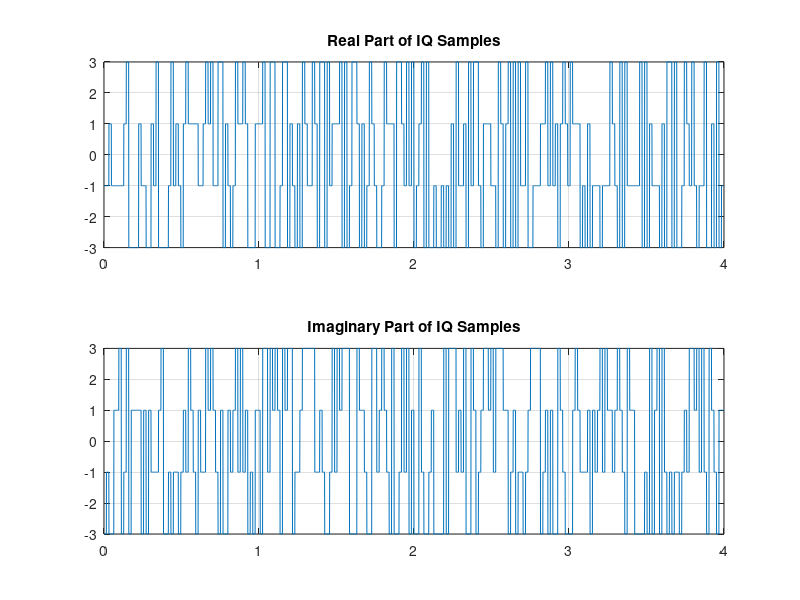
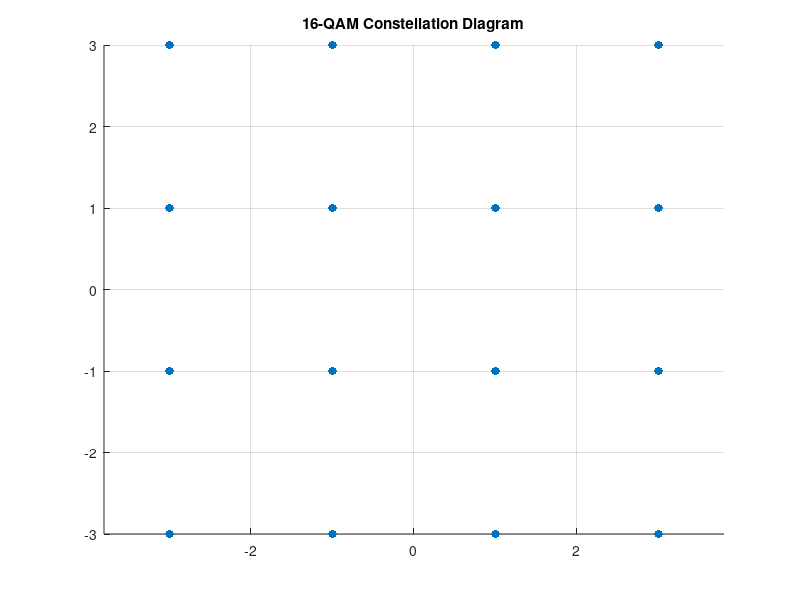

MATLAB code to generate these figures, in order: (Note: this script raises an error after producing the figures.)
clear
close all
clc

Ts=1e-3;% 1 ms
sps = 16;  % Number of samples per symbol (oversampling factor)
T_sample=Ts/sps; % sps samples in each symbol duration
F_sample=1/T_sample;
fc = 100;
M = 16;   % 16-QAM
k = log2(M); % Bits per symbol
SNR = 20; % Signal-to-Noise Ratio in dB
numBits = 1000;
num_symbols = numBits / log2(M);

% Generate random bits
dataBits = randi([0 1], 1, numBits);


%% Grouping and Mapping

% Convert bits to symbols
dataSymbols = bi2de(reshape(dataBits, k, []).', 'left-msb');

% Map symbols to IQ points
% 16-QAM Constellation (example mapping)
constellation = [
    -3 -3;  -3 -1;  -3 +1;  -3 +3;
    -1 -3;  -1 -1;  -1 +1;  -1 +3;
    +1 -3;  +1 -1;  +1 +1;  +1 +3;
    +3 -3;  +3 -1;  +3 +1;  +3 +3
];

% Generate IQ samples based on the symbols
IQ_Samples = zeros(1, num_symbols * sps);
for i = 1:num_symbols
    symbol = dataSymbols(i) + 1;  % Convert to 1-based index
    IQ_Samples((i-1)*sps + 1:i*sps) = ...
        constellation(symbol, 1) + 1j * constellation(symbol, 2);
end

% Time vector for plotting
t = 0:Ts:(length(IQ_Samples)-1)*Ts;

% Plot the IQ samples
figure(1);
subplot(2, 1, 1);
plot(t, real(IQ_Samples)); hold on
title('Real Part of IQ Samples');
grid on

subplot(2, 1, 2);
plot(t, imag(IQ_Samples)); hold on
title('Imaginary Part of IQ Samples');
grid on

% Plot the constellation
figure(2);
scatter(constellation(:, 1), constellation(:, 2), 'filled');
title('16-QAM Constellation Diagram');
axis equal;
grid on

%% Pulse shapping

% Pulse Shaping using a Root Raised Cosine Filter
rolloff = 0.25;               % Rolloff factor
span = 6;                     % Span of the filter in symbols
r = rcosdesign(rolloff, span, sps);  % Generate the filter

% Convolve IQ samples with the pulse shaping filter
shapedSignal = conv(IQ_Samples, r, 'same');

%% %% PASSBAND CONVERSION

% Passband Modulation
t = (0:length(shapedSignal)-1) / F_sample;  % Time vector
I_passbandSignal = real(shapedSignal) .* cos(2 * pi * fc * t);
Q_passbandSignal = -imag(shapedSignal) .* sin(2 * pi * fc * t);

%% passband IQ samples
figure(3)
subplot(2,1,1)
plot(t,real(shapedSignal), 'r-'); hold on
plot(t,-real(shapedSignal), 'r-'); hold on
plot(t,I_passbandSignal, 'b.-'); hold on
title("I Samples in passband")
subplot(2,1,2)
plot(t,imag(shapedSignal), 'r-'); hold on
plot(t,-imag(shapedSignal), 'r-'); hold on
plot(t,Q_passbandSignal, 'b.-'); hold on
title("Q Samples in passband")


%% Noise Adding

% Add AWGN noise

noisySignal = awgn(shapedSignal, SNR, 'measured');

% Demodulation (assuming coherent detection)
% Sample the received signal
receivedSamples = noisySignal(1:sps:end);  % Take one sample per symbol



% Plotting
figure(4);
subplot(1, 1, 1);
plot(real(shapedSignal));
title('Pulse Shaped Signal');
xlabel('Samples');
ylabel('Amplitude');

figure(5)
subplot(1, 1, 1);
plot(real(noisySignal));
title('Received Noisy Signal');
xlabel('Samples');
ylabel('Amplitude');

figure(6)
subplot(1, 1, 1);
scatter(constellation(:, 1), constellation(:, 2), 'filled');
hold on;
scatter(real(receivedSamples), imag(receivedSamples), 'r');  % Received symbols
title('Constellation Diagram');
xlabel('In-Phase');
ylabel('Quadrature');
axis equal;
grid on;

%% % --- Passband to Baseband Conversion ---

% Demodulate the Passband Signal
x_I_baseband_down = I_passbandSignal .* cos(2 * pi * fc * t);  % I component
x_Q_baseband_down = Q_passbandSignal .* sin(2 * pi * fc * t);  % Q component


% Design a low-pass filter to recover the I and Q components
Rb = 1/Ts;
rolloff = 0.25;
wc = Rb/2*(1+rolloff);
b = fir1(50,2*pi*wc/F_sample);
y_I_shaped = filter(b,1,x_I_baseband_down);
y_Q_shaped = filter(b,1,x_Q_baseband_down);

% Apply the low-pass filter to both components
 x_I_baseband_down = filter(b, 1, y_I_shaped );
x_Q_baseband_down = filter(b, 1, y_Q_shaped );

% Downsample to recover the baseband signal (taking one sample per symbol)
baseband_I = x_I_baseband_down(1:sps:end);
baseband_Q = x_Q_baseband_down(1:sps:end);

% Combine I and Q components into complex baseband signal
basebandSignal = baseband_I + 1j * baseband_Q;

% Map back to symbols
demodulatedSymbols = zeros(1, num_symbols);
for i = 1:num_symbols
    % Find closest constellation points
    [~, demodulatedSymbols(i)] = min(abs(basebandSignal(i) - constellation(:, 1) + 1j * constellation(:, 2)));
end

% Convert symbols back to bits
demodulatedBits = de2bi(demodulatedSymbols - 1, log2(M), 'left-msb');  % Convert back to bits
demodulatedBits = demodulatedBits(:)';  % Reshape to a row vector

% Plotting the Signals
figure(7);
subplot(2, 1, 1);
plot(t, x_I_baseband_down , 'b'); % Plot I component
hold on;
plot(t, x_Q_baseband_down , 'r--'); % Plot Q component
title('Demodulated I and Q Components');
xlabel('Time (s)');
ylabel('Amplitude');
legend('I Component', 'Q Component');
grid on;

subplot(2, 1, 2);
scatter(constellation(:, 1), constellation(:, 2), 'filled');
hold on;
scatter(real(basebandSignal), imag(basebandSignal), 'r');  % Demodulated symbols
title('Constellation Diagram after Demodulation');
xlabel('In-Phase');
ylabel('Quadrature');
axis equal;
grid on;

% Calculate Bit Error Rate (BER)
ber = sum(dataBits ~= demodulatedBits) / numBits;  % Bit Error Rate

% Display Results
disp(['Bit Error Rate (BER): ', num2str(ber)]);
%% SNR

filtlen = 10;      % Filter length in symbols


rrcFilter = rcosdesign(rolloff,filtlen,sps);
impz(rrcFilter)

rng default;                     % Default random number generator
dataIn = randi([0 1],numBits,1); % Generate vector of binary data
dataSymbolsIn = bit2int(dataIn,k);
dataMod = qammod(dataSymbolsIn,M);

txFiltSignal = upfirdn(dataMod,rrcFilter,sps,1);

EbNo = 10;
snr = convertSNR(EbNo,'ebno', ...
    samplespersymbol=sps, ...
    bitspersymbol=k);
rxSignal = awgn(txFiltSignal,snr,'measured');

rxFiltSignal = ...
    upfirdn(rxSignal,rrcFilter,1,sps);       % Downsample and filter
rxFiltSignal = ...
    rxFiltSignal(filtlen + 1:end - filtlen); % Account for delay

dataSymbolsOut = qamdemod(rxFiltSignal,M);
dataOut = int2bit(dataSymbolsOut,k);

[numErrors,ber] = biterr(dataIn,dataOut);
fprintf(['\nFor an EbNo setting of %3.1f dB, ' ...
    'the bit error rate is %5.2e, based on %d errors.\n'], ...
    EbNo,ber,numErrors)

EbNo = 10;
snr = convertSNR(EbNo,'ebno', ...
    samplespersymbol=sps, ...
    bitspersymbol=k);
rxSignal = awgn(txFiltSignal,snr,'measured');
rxFiltSignal = ...
    upfirdn(rxSignal,rrcFilter,1,sps);       % Downsample and filter
rxFiltSignal = ...
    rxFiltSignal(filtlen + 1:end - filtlen); % Account for delay

eyediagram(txFiltSignal(1:200),sps*2);
eyediagram(rxSignal(1:200),sps*2);
eyediagram(rxFiltSignal(1:200),2);


scatplot = scatterplot(sqrt(sps)*...
    rxSignal(1:sps*5e3),...
    sps,0);
hold on;
scatterplot(rxFiltSignal(1:5e3),1,0,'bx',scatplot);
title('Received Signal, Before and After Filtering');
legend('Before Filtering','After Filtering');
axis([-5 5 -5 5]); % Set axis ranges
hold off;